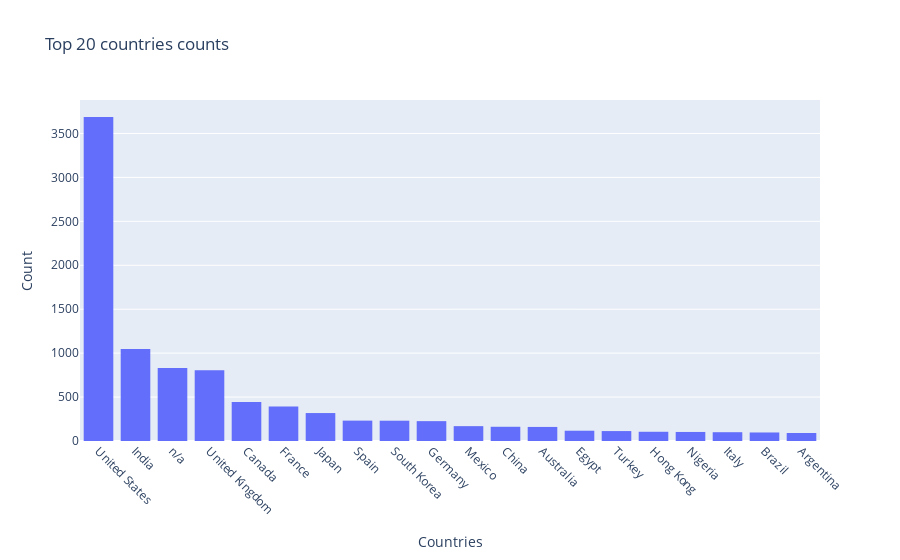

The cell this chart's notebook holds for it:
### Markdown cell above
## Country Analysis <a name='country__analysis'></a>

### Code cell
values = df1['country'].value_counts()[:20]

values = values.to_frame().reset_index()
values = values.rename(columns={
    'index':'country',
    'country': 'count'
})
fig = px.histogram(data_frame=values, x='country', y='count',
                   title='Top 20 countries counts')
fig.update_xaxes(title_text='Countries',
                tickangle=45,
                title_standoff=20)
fig.update_yaxes(title_text='Count')
# fig.update_layout(hovermode='x')

### Figure 1 — Plotly figure (JSON) as saved in the notebook; plotly's stock layout.template omitted (floating-point values rounded to 4 significant figures)
{"data": [{"alignmentgroup": "True", "bingroup": "x", "histfunc": "sum", "hovertemplate": "country=%{x}<br>sum of count=%{y}<extra></extra>", "legendgroup": "", "marker": {"color": "#636efa", "pattern": {"shape": ""}}, "name": "", "offsetgroup": "", "orientation": "v", "showlegend": false, "type": "histogram", "x": ["United States", "India", "n/a", "United Kingdom", "Canada", "France", "Japan", "Spain", "South Korea", "Germany", "Mexico", "China", "Australia", "Egypt", "Turkey", "Hong Kong", "Nigeria", "Italy", "Brazil", "Argentina"], "xaxis": "x", "y": [3687, 1046, 831, 806, 445, 393, 318, 232, 231, 226, 169, 162, 160, 117, 113, 105, 103, 100, 97, 91], "yaxis": "y"}], "layout": {"barmode": "relative", "legend": {"tracegroupgap": 0}, "title": {"text": "Top 20 countries counts"}, "xaxis": {"anchor": "y", "domain": [0, 1], "tickangle": 45, "title": {"standoff": 20, "text": "Countries"}}, "yaxis": {"anchor": "x", "domain": [0, 1], "title": {"text": "Count"}}}}
